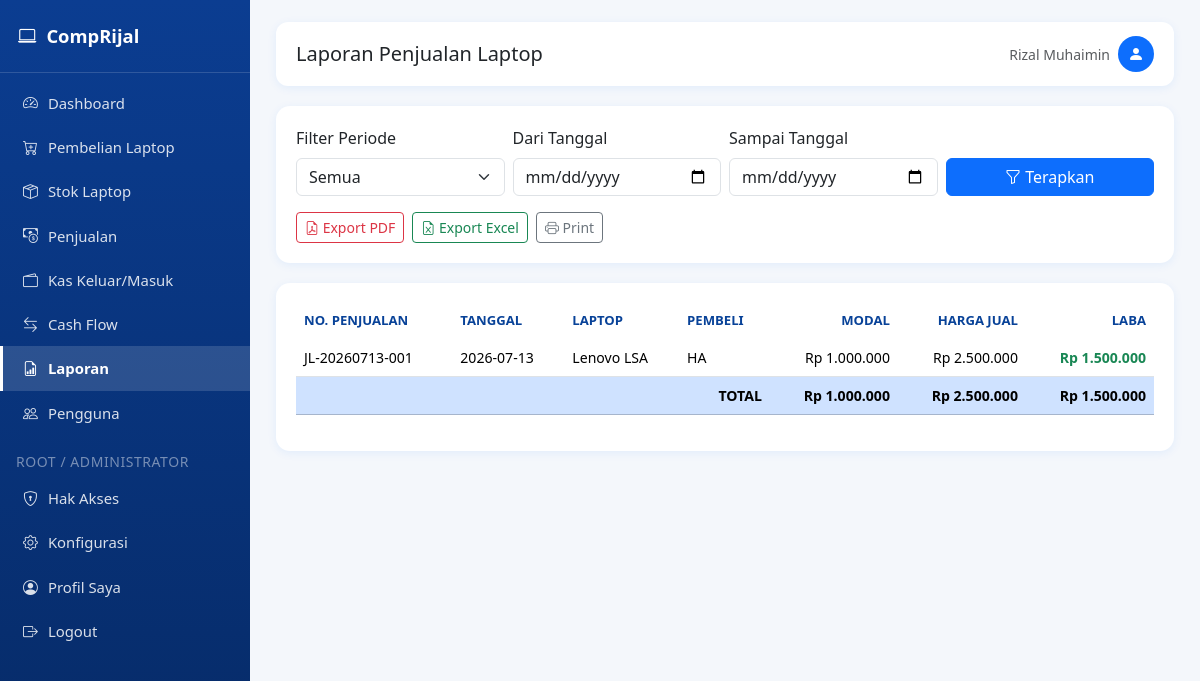
Before: /laporan/penjualan (signed in) with the older database file.
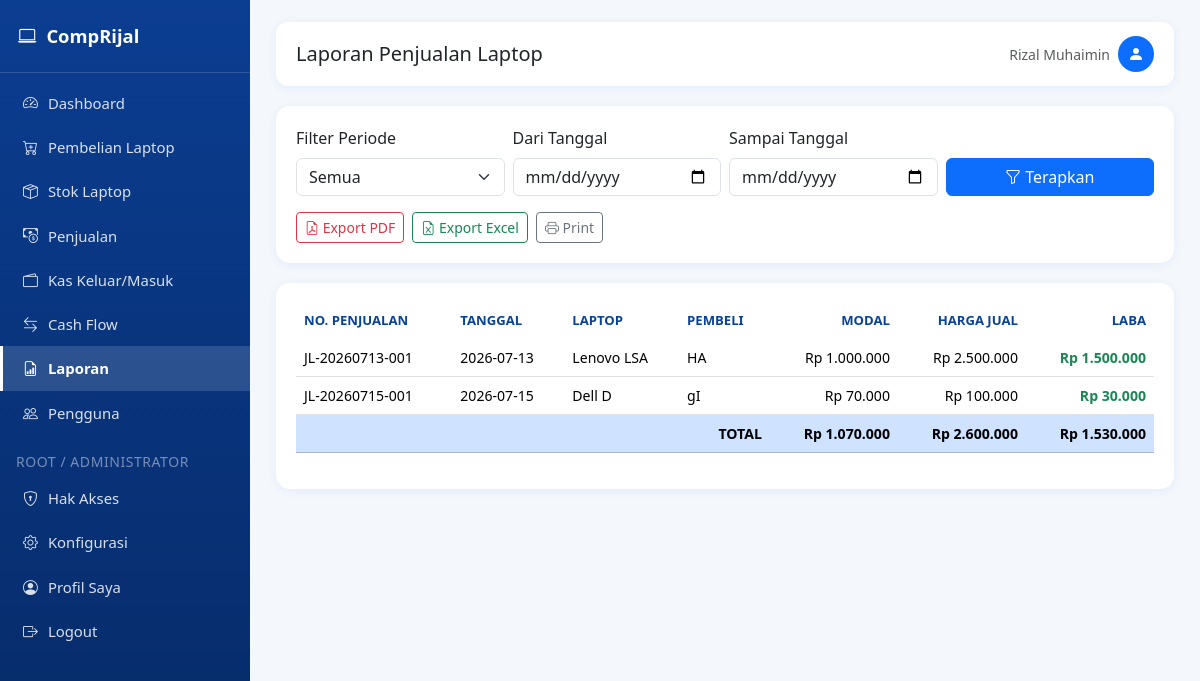
After: the same page with the newer database file.
### tables this page shows
CREATE TABLE penjualan (
            id INTEGER PRIMARY KEY AUTOINCREMENT,
            nomor_penjualan TEXT UNIQUE NOT NULL,
            tanggal TEXT NOT NULL,
            laptop_id INTEGER NOT NULL,
            pembeli TEXT,
            no_hp TEXT,
            harga_jual REAL DEFAULT 0,
            metode_pembayaran TEXT,
            catatan TEXT,
            laba REAL DEFAULT 0,
            created_at TEXT DEFAULT CURRENT_TIMESTAMP, diskon REAL DEFAULT 0, pajak REAL DEFAULT 0, grand_total REAL DEFAULT 0,
            FOREIGN KEY (laptop_id) REFERENCES laptop (id)
        );

CREATE TABLE laptop (
            id INTEGER PRIMARY KEY AUTOINCREMENT,
            nomor_pembelian TEXT UNIQUE NOT NULL,
            tanggal TEXT NOT NULL,
            merk TEXT,
            seri TEXT,
            processor TEXT,
            ram TEXT,
            storage TEXT,
            vga TEXT,
            warna TEXT,
            kondisi TEXT,
            kelengkapan TEXT,
            charger TEXT,
            tas TEXT,
            garansi TEXT,
            imei TEXT,
            harga_beli REAL DEFAULT 0,
            biaya_servis REAL DEFAULT 0,
            biaya_upgrade REAL DEFAULT 0,
            biaya_lain REAL DEFAULT 0,
            total_modal REAL DEFAULT 0,
            supplier TEXT,
            no_hp TEXT,
            catatan TEXT,
            status TEXT DEFAULT 'Ready',
            created_at TEXT DEFAULT CURRENT_TIMESTAMP
        );

### app.py (the view)
@app.route("/laporan/penjualan")
@page_required("laporan")
def laporan_penjualan():
    rows, total_modal, total_jual, total_laba, filt, start_date, end_date = _laporan_penjualan_data()
    return render_template("laporan_penjualan.html", rows=rows, total_modal=total_modal,
                            total_jual=total_jual, total_laba=total_laba, filt=filt,
                            start_date=start_date, end_date=end_date)

### app.py (called while the page is built)
def page_required(page_key):
    def wrapper(f):
        @wraps(f)
        def decorated(*args, **kwargs):
            if "user_id" not in session:
                flash("Silakan login terlebih dahulu.", "warning")
                return redirect(url_for("login"))
            if not has_page_access(session["user_id"], session.get("role"), page_key):
                flash("Anda tidak memiliki hak akses ke halaman ini. Hubungi administrator.", "danger")
                return redirect(url_for("dashboard"))
            return f(*args, **kwargs)
        return decorated
    return wrapper

def can_access_page(page_key: str) -> bool:
    if "user_id" not in session:
        return False
    if page_key in {"konfigurasi", "hak_akses"}:
        return session.get("role") in ("root", "administrator")
    return has_page_access(session["user_id"], session.get("role"), page_key)

@app.context_processor
def inject_globals():
    return {
        "rp": reports.rp,
        "current_year": datetime.now().year,
        "now_date": datetime.now().strftime("%Y-%m-%d"),
        "app_settings": get_all_settings(),
        "can_access_page": can_access_page,
    }

### templates/laporan_penjualan.html (shortened to what this page needs)
{% extends "base.html" %}
{% block page_title %}Laporan Penjualan Laptop{% endblock %}
{% block content %}
<div class="card-panel">
    {% include "_filter_periode.html" %}
    <div class="mt-3 d-flex gap-2 no-print">
        <a href="{{ url_for('laporan_penjualan_pdf', filter=filt, start_date=start_date, end_date=end_date) }}" class="btn btn-outline-danger btn-sm" target="_blank"><i class="bi bi-file-earmark-pdf"></i> Export PDF</a>
        <a href="{{ url_for('laporan_penjualan_excel', filter=filt, start_date=start_date, end_date=end_date) }}" class="btn btn-outline-success btn-sm"><i class="bi bi-file-earmark-excel"></i> Export Excel</a>
        <button class="btn btn-outline-secondary btn-sm" onclick="window.print()"><i class="bi bi-printer"></i> Print</button>
    </div>
</div>
<div class="card-panel">
    <div class="table-responsive">
        <table class="table table-hover align-middle">
            <thead>
                <tr>
                    <th>No. Penjualan</th><th>Tanggal</th><th>Laptop</th><th>Pembeli</th>
                    <th class="text-end">Modal</th><th class="text-end">Harga Jual</th><th class="text-end">Laba</th>
                </tr>
            </thead>
            <tbody>
                {% for r in rows %}
                <tr>
                    <td>{{ r.nomor_penjualan }}</td>
                    <td>{{ r.tanggal }}</td>
                    <td>{{ r.merk }} {{ r.seri }}</td>
                    <td>{{ r.pembeli or '-' }}</td>
                    <td class="text-end">{{ rp(r.total_modal) }}</td>
                    <td class="text-end">{{ rp(r.harga_jual) }}</td>
                    <td class="text-end {{ 'text-success' if r.laba >= 0 else 'text-danger' }} fw-semibold">{{ rp(r.laba) }}</td>
                </tr>
                {% else %}
                <tr><td colspan="7" class="text-center text-muted py-4">Tidak ada data pada periode ini.</td></tr>
                {% endfor %}
            </tbody>
            <tfoot>
                <tr class="table-primary fw-bold">
                    <td colspan="4" class="text-end">TOTAL</td>
                    <td class="text-end">{{ rp(total_modal) }}</td>
                    <td class="text-end">{{ rp(total_jual) }}</td>
                    <td class="text-end">{{ rp(total_laba) }}</td>
                </tr>
            </tfoot>
        </table>
    </div>
</div>
{% endblock %}

Changed rows visible on the page:
added penjualan: nomor_penjualan "JL-20260715-001", tanggal "2026-07-15", merk "Dell", seri "D", pembeli "gI", harga_jual "Rp 100.000", laba "Rp 30.000"
now on this page (row edited): laptop: total_modal "Rp 70.000"
Other visible differences:
{{ rp(total_modal) }}: "Rp 1.000.000" → "Rp 1.070.000"
{{ rp(total_jual) }}: "Rp 2.500.000" → "Rp 2.600.000"
{{ rp(total_laba) }}: "Rp 1.500.000" → "Rp 1.530.000"
